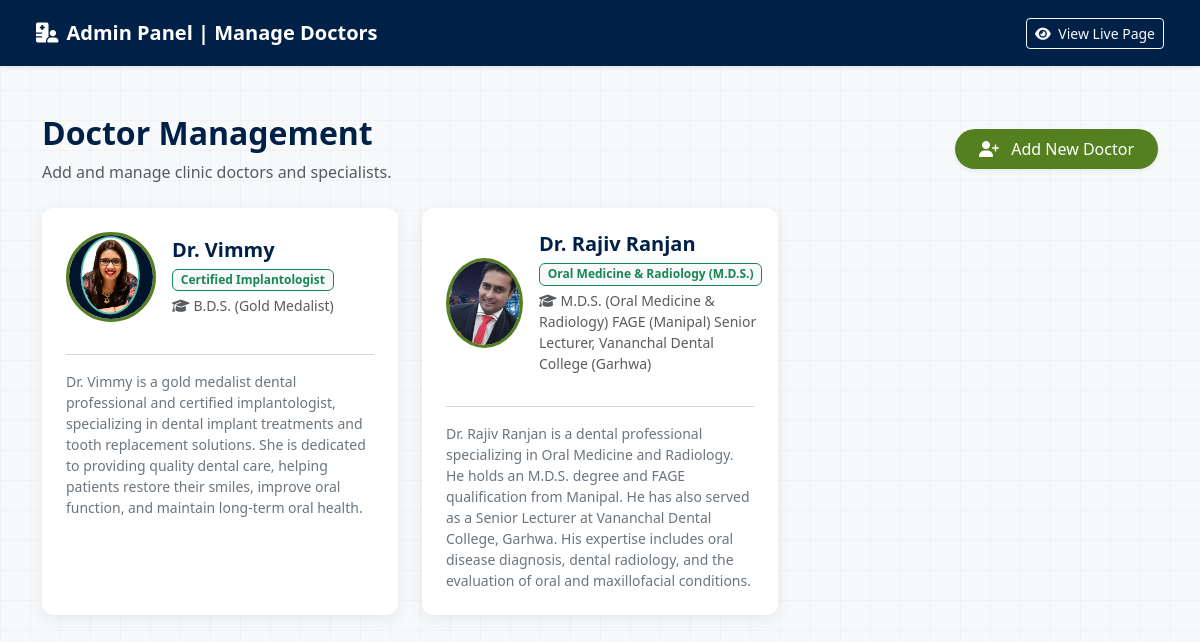
The app's page /admin/manage_doctors.php with its own data.
### tables this page shows
CREATE TABLE `doctors` (
  `id` int(11) NOT NULL,
  `name` varchar(255) NOT NULL,
  `qualification` varchar(255) NOT NULL,
  `specialist` varchar(255) NOT NULL,
  `profile_image` varchar(255) NOT NULL,
  `description` text NOT NULL,
  `created_at` timestamp NOT NULL DEFAULT current_timestamp()
);

### admin/manage_doctors.php (the view, shortened to what this page needs)
<?php
include '../config/db.php';
?>
<!DOCTYPE html>
<html lang="en">
<head>
    <link href="https://cdn.jsdelivr.net/npm/bootstrap@5.3.0/dist/css/bootstrap.min.css" rel="stylesheet">
    <link rel="stylesheet" href="https://cdnjs.cloudflare.com/ajax/libs/font-awesome/6.4.0/css/all.min.css">
    <link href="https://unpkg.com/aos@2.3.1/dist/aos.css" rel="stylesheet">
</head>
<body>
    <nav class="navbar navbar-dark navbar-custom px-4 py-3 shadow-sm">
        <div class="container-fluid">
            <span class="navbar-brand mb-0 h1 fw-bold"><i class="fa-solid fa-hospital-user me-2"></i>Admin Panel | Manage Doctors</span>
            <a href="../doctors.php" target="_blank" class="btn btn-outline-light btn-sm"><i class="fa-solid fa-eye me-1"></i> View Live Page</a>
        </div>
    </nav>
    <div class="container py-5">
        <div class="row align-items-center mb-4" data-aos="fade-down">
            <div class="col-md-6">
                <h2 class="fw-bold" style="color: #002147;">Doctor Management</h2>
                <p class="text-muted mb-0">Add and manage clinic doctors and specialists.</p>
            </div>
            <div class="col-md-6 text-md-end mt-3 mt-md-0">
                <button type="button" class="btn btn-custom-green px-4 py-2 rounded-pill shadow-sm" data-bs-toggle="modal" data-bs-target="#addDoctorModal">
                    <i class="fa-solid fa-user-plus me-2"></i> Add New Doctor
                </button>
            </div>
        </div>
        <div class="row g-4">
            <?php
            $result = $conn->query("SELECT * FROM doctors ORDER BY id DESC");
            if ($result && $result->num_rows > 0) {
                while ($row = $result->fetch_assoc()) {
                    $imgSrc = "../" . htmlspecialchars($row['profile_image']);
            ?>
                    <div class="col-md-4" data-aos="fade-up">
                        <div class="card doctor-card p-4 h-100">
                            <div class="d-flex align-items-center mb-3">
                                <img src="<?php echo $imgSrc; ?>" alt="Doctor Image" class="doc-img me-3">
                                <div>
                                    <h5 class="fw-bold mb-1" style="color: #002147;"><?php echo htmlspecialchars($row['name']); ?></h5>
                                    <span class="badge bg-light text-success border border-success mb-1"><?php echo htmlspecialchars($row['specialist']); ?></span>
                                    <p class="text-muted small mb-0"><i class="fa-solid fa-graduation-cap me-1"></i><?php echo htmlspecialchars($row['qualification']); ?></p>
                                </div>
                            </div>
                            <hr class="text-muted opacity-25">
                            <p class="text-secondary small mb-0"><?php echo nl2br(htmlspecialchars($row['description'])); ?></p>
                        </div>
                    </div>
            <?php
                }
            } else {
                echo '<div class="col-12 text-center py-5"><p class="text-muted">No doctors found. Click "Add New Doctor" to create one.</p></div>';
            }
            ?>
        </div>
    </div>
</body>
</html>

### admin/manage_doctors.php (style rules this page uses)
body { background-color: #f8f9fa; color: #002147; overflow-x: hidden; font-family: 'Segoe UI', Tahoma, Geneva, Verdana, sans-serif; background-image: linear-gradient(to right, rgba(0, 33, 71, 0.03) 1px, transparent 1px), linear-gradient(to bottom, rgba(0, 33, 71, 0.03) 1px, transparent 1px); background-size: 30px 30px; }
.navbar-custom { background-color: #002147; }
.btn-custom-green { background-color: #558020; color: #ffffff; border: none; transition: all 0.3s ease; }
.doctor-card { border: none; border-radius: 12px; box-shadow: 0 4px 15px rgba(0, 33, 71, 0.08); transition: transform 0.3s ease; background: #ffffff; }
.doc-img { width: 90px; height: 90px; object-fit: cover; border-radius: 50%; border: 3px solid #558020; }

### records on screen
doctors: profile_image (picture), name "Dr. Vimmy", specialist "Certified Implantologist", qualification "B.D.S. (Gold Medalist)", description "Dr. Vimmy is a gold medalist dental professional and certified implantologist, specializing in dental implant treatments and tooth replacement solutions. She is dedicated to providing quality dental care, helping patients restore their smiles, improve oral function, and maintain long-term oral health."
doctors: profile_image (picture), name "Dr. Rajiv Ranjan", specialist "Oral Medicine & Radiology (M.D.S.)", qualification "M.D.S. (Oral Medicine & Radiology) FAGE (Manipal) Senior Lecturer, Vananchal Dental College (Garhwa)", description "Dr. Rajiv Ranjan is a dental professional specializing in Oral Medicine and Radiology. He holds an M.D.S. degree and FAGE qualification from Manipal. He has also served as a Senior Lecturer at Vananchal Dental College, Garhwa. His expertise includes oral disease diagnosis, dental radiology, and the evaluation of oral and maxillofacial conditions."
